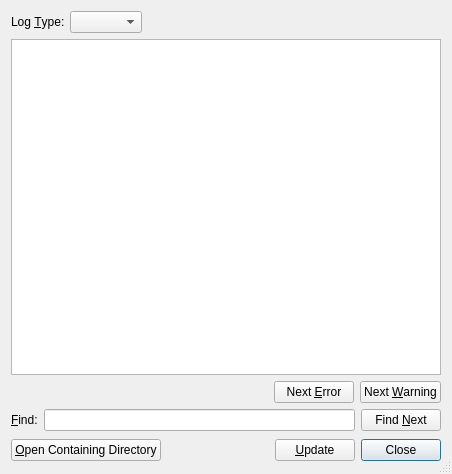
<?xml version="1.0" encoding="UTF-8"?>
<ui version="4.0">
 <class>LogUi</class>
 <widget class="QDialog" name="LogUi">
  <property name="geometry">
   <rect>
    <x>0</x>
    <y>0</y>
    <width>452</width>
    <height>474</height>
   </rect>
  </property>
  <property name="windowTitle">
   <string/>
  </property>
  <property name="sizeGripEnabled">
   <bool>true</bool>
  </property>
  <layout class="QGridLayout" name="gridLayout">
   <item row="0" column="0" colspan="3">
    <layout class="QHBoxLayout" name="horizontalLayout">
     <item>
      <widget class="QLabel" name="logTypeLA">
       <property name="text">
        <string>Log &amp;Type:</string>
       </property>
       <property name="buddy">
        <cstring>logTypeCO</cstring>
       </property>
      </widget>
     </item>
     <item>
      <widget class="QComboBox" name="logTypeCO"/>
     </item>
     <item>
      <spacer>
       <property name="orientation">
        <enum>Qt::Horizontal</enum>
       </property>
       <property name="sizeHint" stdset="0">
        <size>
         <width>161</width>
         <height>20</height>
        </size>
       </property>
      </spacer>
     </item>
    </layout>
   </item>
   <item row="1" column="0" colspan="4">
    <widget class="QTextBrowser" name="logTB"/>
   </item>
   <item row="2" column="0" colspan="4">
    <layout class="QHBoxLayout" name="horizontalLayout_2">
     <item>
      <spacer>
       <property name="orientation">
        <enum>Qt::Horizontal</enum>
       </property>
       <property name="sizeHint" stdset="0">
        <size>
         <width>201</width>
         <height>20</height>
        </size>
       </property>
      </spacer>
     </item>
     <item>
      <widget class="QPushButton" name="nextErrorPB">
       <property name="toolTip">
        <string>Jump to the next error message.</string>
       </property>
       <property name="text">
        <string>Next &amp;Error</string>
       </property>
       <property name="autoDefault">
        <bool>false</bool>
       </property>
      </widget>
     </item>
     <item>
      <widget class="QPushButton" name="nextWarningPB">
       <property name="toolTip">
        <string>Jump to the next warning message.</string>
       </property>
       <property name="text">
        <string>Next &amp;Warning</string>
       </property>
       <property name="autoDefault">
        <bool>false</bool>
       </property>
      </widget>
     </item>
    </layout>
   </item>
   <item row="3" column="0" colspan="4">
    <layout class="QHBoxLayout" name="horizontalLayout_3">
     <item>
      <widget class="QLabel" name="findLA">
       <property name="text">
        <string>&amp;Find:</string>
       </property>
       <property name="buddy">
        <cstring>findLE</cstring>
       </property>
      </widget>
     </item>
     <item>
      <widget class="QLineEdit" name="findLE">
       <property name="toolTip">
        <string>Hit Enter or click 'Find Next' to search</string>
       </property>
      </widget>
     </item>
     <item>
      <widget class="QPushButton" name="findPB">
       <property name="text">
        <string>Find &amp;Next</string>
       </property>
       <property name="autoDefault">
        <bool>false</bool>
       </property>
      </widget>
     </item>
    </layout>
   </item>
   <item row="4" column="0">
    <widget class="QPushButton" name="openDirPB">
     <property name="text">
      <string>&amp;Open Containing Directory</string>
     </property>
     <property name="autoDefault">
      <bool>false</bool>
     </property>
    </widget>
   </item>
   <item row="4" column="1">
    <spacer>
     <property name="orientation">
      <enum>Qt::Horizontal</enum>
     </property>
     <property name="sizeType">
      <enum>QSizePolicy::Expanding</enum>
     </property>
     <property name="sizeHint" stdset="0">
      <size>
       <width>111</width>
       <height>26</height>
      </size>
     </property>
    </spacer>
   </item>
   <item row="4" column="2">
    <widget class="QPushButton" name="updatePB">
     <property name="toolTip">
      <string>Update the display</string>
     </property>
     <property name="text">
      <string>&amp;Update</string>
     </property>
     <property name="autoDefault">
      <bool>false</bool>
     </property>
    </widget>
   </item>
   <item row="4" column="3">
    <widget class="QDialogButtonBox" name="buttonBox">
     <property name="standardButtons">
      <set>QDialogButtonBox::Close</set>
     </property>
    </widget>
   </item>
  </layout>
 </widget>
 <tabstops>
  <tabstop>logTB</tabstop>
  <tabstop>openDirPB</tabstop>
  <tabstop>updatePB</tabstop>
 </tabstops>
 <includes>
  <include location="local">qt_i18n.h</include>
 </includes>
 <resources/>
 <connections/>
</ui>
